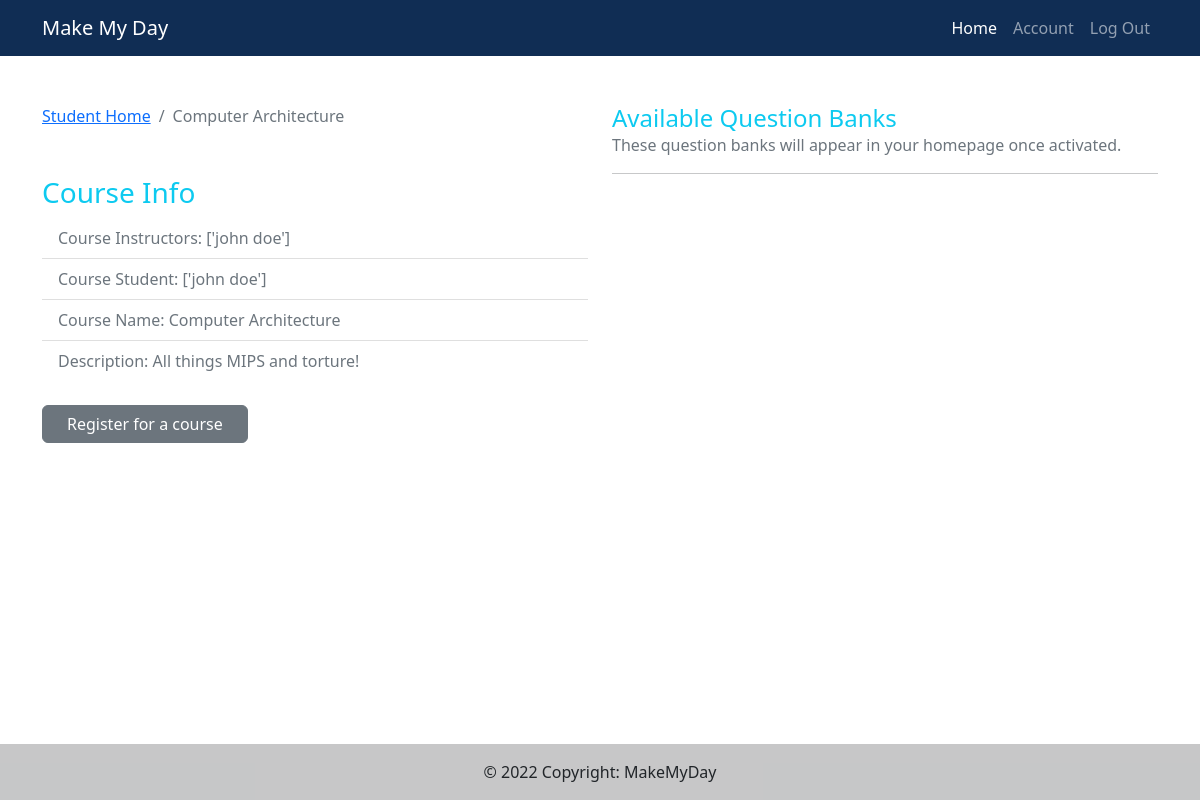
/course/4/ (signed in), run on an earlier commit of the app's database.
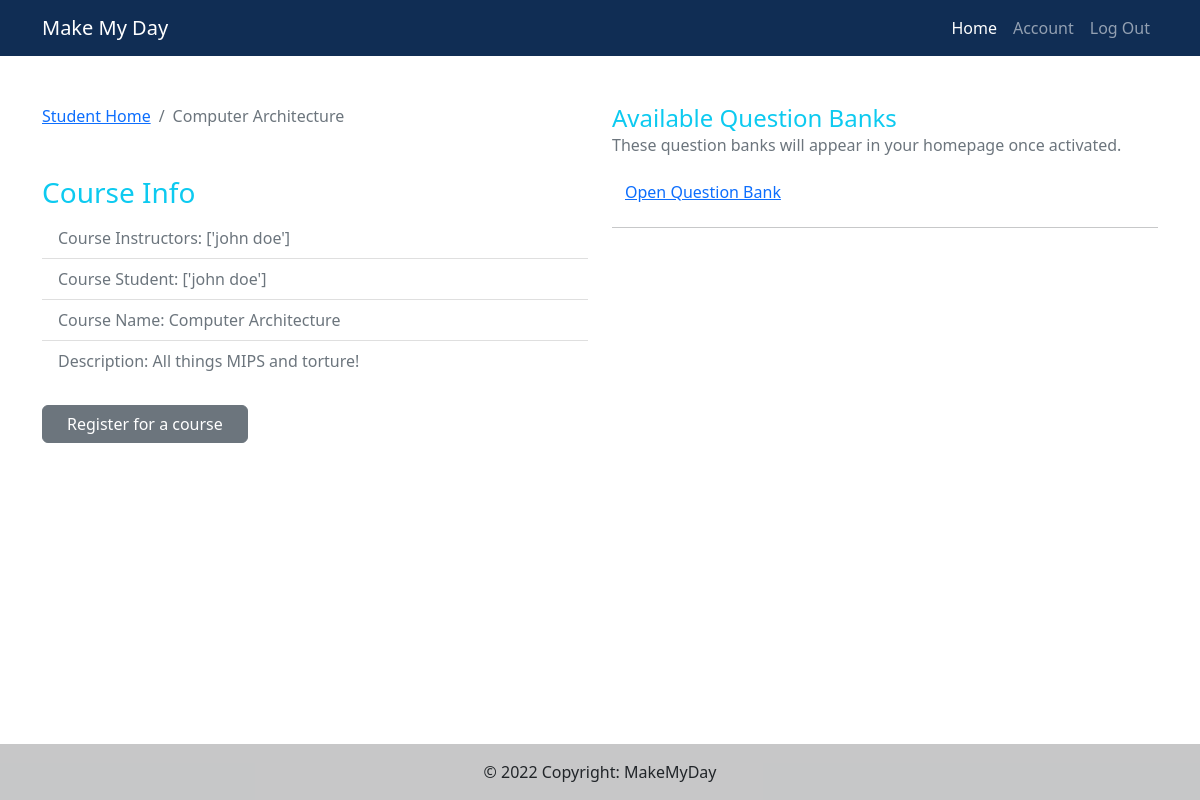
And on a later commit of the database.
### main/models.py (models this page shows, shortened)
class Course(models.Model):
    instructors = models.ManyToManyField(Instructor, related_name="instructors")
    students = models.ManyToManyField(Student, related_name="students")
    course_id = models.BigAutoField(primary_key=True, db_column="course_id")
    course_name = models.CharField(max_length=255)
    description = models.TextField(default="")
    def retrieveQuestionBanks(self):
        closed_qbs = self.question_bank_set.filter(
            end_date__lte=timezone.now())
        open_qbs = self.question_bank_set.filter(
            start_date__lte=timezone.now(),
            end_date__gte=timezone.now())
        upcoming_qbs = self.question_bank_set.filter(
            start_date__gte=timezone.now())
        return [closed_qbs, open_qbs, upcoming_qbs]

### questions/models.py (models this page shows, shortened)
class Question_Bank(models.Model):
    course = models.ForeignKey(Course, on_delete=models.CASCADE, default=None)
    assigned_students = models.ManyToManyField(Student, through="Activated_Question_Bank")
    question_bank_id = models.BigAutoField(primary_key=True, db_column="question_bank_id")
    topic = models.CharField(max_length=255, default="Topic")
    start_date = models.DateTimeField(null=True)
    end_date = models.DateTimeField(null=True)
    number_of_attempts = models.IntegerField(default=3) # might move to question model
    isRandom = models.BooleanField(default=False)
    DAILY = "DAILY"
    BIDIURNAL = "BIDIURNAL" # this means once every two days
    WEEKLY = "WEEKLY"
    FREQUENCY_CHOICES = (
        (DAILY, "Daily"),
        (BIDIURNAL, "Every other day"),
        (WEEKLY, "Weekly"),
    )
    frequency = models.CharField(choices = FREQUENCY_CHOICES, default=DAILY, max_length=120)
    class Meta:
        verbose_name_plural = 'Question_Banks'

### course/views.py (the view)
# urls.py: path('<int:pk>/', courseViews.each_courses, name='each_courses'),
@login_required
def each_courses(request, pk):
    each_one = Course.objects.get(pk=pk)
    instructors = []
    for ins in list(each_one.instructors.all()):
        name = ins.user_profile.user.first_name + " " + ins.user_profile.user.last_name
        instructors.append(name)
    students = []
    for stu in list(each_one.students.all()):
        name = stu.user_profile.user.first_name + " " + stu.user_profile.user.last_name
        students.append(name)
    [closed_qbs, open_qbs, upcoming_qbs] = each_one.retrieveQuestionBanks()
    return render(request, 'course/course_info.html',
    {'each_one': each_one,
    'instructors': instructors,
    'students': students,
    'qbs': open_qbs})

### course/templates/course/course_info.html (shortened to what this page needs)
{% extends 'main/base.html' %}
{% load static %}
{% load humanize %}
{% block content %}
<div class="container">
    <div class="row mb-5 fields mt-5">
        <div class="col-md-6">
            <section id="bc">
                <nav aria-label="breadcrumb">
                    <ol class="breadcrumb">
                        <li class="breadcrumb-item">
                            {% if request.user.userprofile.student_id == "" and request.user.userprofile.instructor_id != "" %}
                            <a href="{% url 'main:home' %}">Instructor Home</a>
                            {% elif request.user.userprofile.instructor_id == "" and request.user.userprofile.student_id != "" %}
                            <a href="{% url 'main:home' %}">Student Home</a>
                            {% else %}
                            <a href="{% url 'main:home' %}">TA Home</a>
                            {% endif %}
                        </li>
                        <li class="breadcrumb-item active" aria-current="page">
                            {{each_one.course_name}}
                        </li>
                    </ol>
                </nav>
            </section>
                        <ul class="list-group list-group-flush mt-5">
                            <h3 class="text-info">Course Info</h3>
                            <li class="list-group-item text-secondary">
                                Course Instructors:
                                <span class="float-right">{{instructors}}</span>
                            </li>
                            <li class="list-group-item text-secondary">
                                Course Student:
                                <span class="float-right">{{students}}</span>
                            </li>
                            <li class="list-group-item text-secondary">
                                Course Name:
                                <span class="float-right"
                                    >{{each_one.course_name}}</span
                                >
                            </li>
                            <li class="list-group-item text-secondary">
                                Description:
                                <span class="float-right"
                                    >{{each_one.description}}
                                </span>
                            </li>
                        </ul>
                        <div class="pt-4">
                            {% if request.user.userprofile.student_id == "" and request.user.userprofile.instructor_id != "" %}
                            <a
                                href="{% url 'course:course_edit' each_one.course_id %}"
                                class="btn btn-secondary float-left px-4"
                                >Update</a>
                            <a
                                href="{% url 'course:course_delete' each_one.course_id %}"
                                class="btn btn-danger float-right px-4"
                                >Delete</a>
                            {% elif request.user.userprofile.instructor_id == "" and request.user.userprofile.student_id != "" %}
                            <a
                                href="{% url 'course:course_register' each_one.course_id %}"
                                class="btn btn-secondary float-right px-4"
                                >Register for a course</a>
                            {% endif %}
                        </div>
        </div>
		<div class="col-md-6">
			<h4 class="text-info mb-0">Available Question Banks</h4>
            <p class="text-muted mb-3">These question banks will appear in your homepage once activated.</p>
                {% for obj in qbs %}
                <button
                    class="btn btn btn-link modal-button"
                    data-pk="{{obj.question_bank_id}}"
                    data-question-bank="{{obj.topic}}"
                    data-num-attempts="{{obj.number_of_attempts}}"
                    data-start-date="{{obj.start_date}}"
                    data-end-date="{{obj.end_date}}"
                    data-frequency="{{obj.frequency}}"
                    data-toggle="modal"
                    data-target="#questionBankStartModal">{{obj.topic}}
                </button><br>
                {% endfor %}
			<hr>
		</div>
    </div>
</div>
{% endblock %}

### main/templates/main/base.html (shortened to what this page needs)
<!DOCTYPE html>
<html lang="en">
<head>
    {% load static %}
    <link href="https://cdn.jsdelivr.net/npm/bootstrap@5.2.0-beta1/dist/css/bootstrap.min.css" rel="stylesheet">
    <link rel="stylesheet" href="{% static 'css/style.css' %}" />
</head>
<body class="d-flex flex-column vh-100">
{% if user.is_authenticated %}
<nav class="navbar navbar-expand-lg navbar-dark navbar-custom">
    <div class="container">
        <a class="navbar-brand" href="/home">Make My Day</a>
        <div class="collapse navbar-collapse" id="navbarSupportedContent">
            <ul class="navbar-nav ms-auto mb-2 mb-lg-0">
                <li class="nav-item"><a class="nav-link active" aria-current="page" href="/home">Home</a></li>
                <li class="nav-item"><a class="nav-link" href="/Home">Account</a></li>
                <li class="nav-item"><a class="nav-link" href="/logout">Log Out</a></li>
            </ul>
        </div>
    </div>
</nav>
{% endif %}
<section id="content" , name="content" class=" h-100">
        {% block content %}
        {% endblock %}
</section>
<footer class="bg-light text-center text-lg-start">
    <div class="text-center p-3" style="background-color: rgba(0, 0, 0, 0.2);">
        © 2022 Copyright: MakeMyDay
    </div>
</footer>
</body>
</html>

### main/static/css/style.css (style rules this page uses)
.navbar-custom { background-color:#102D54; }

### main/templates/main/base.html (style rules this page uses)
.navbar-custom { background-color:#102D54; }

What changed in the data, as far as the page shows it:
added Question_Bank: topic "Open Question Bank"
